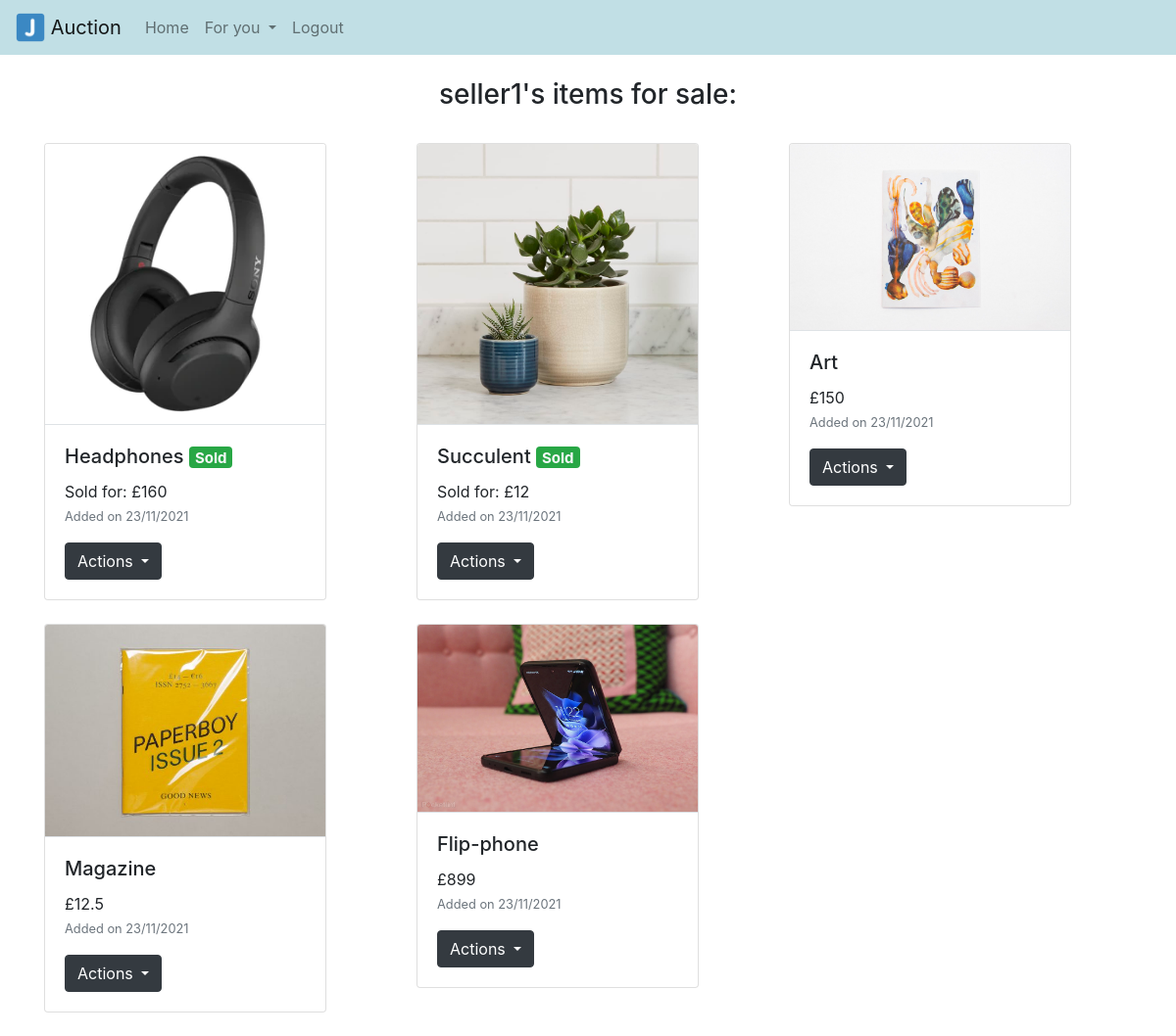
/myitems (signed in), run on an earlier commit of the app's database.
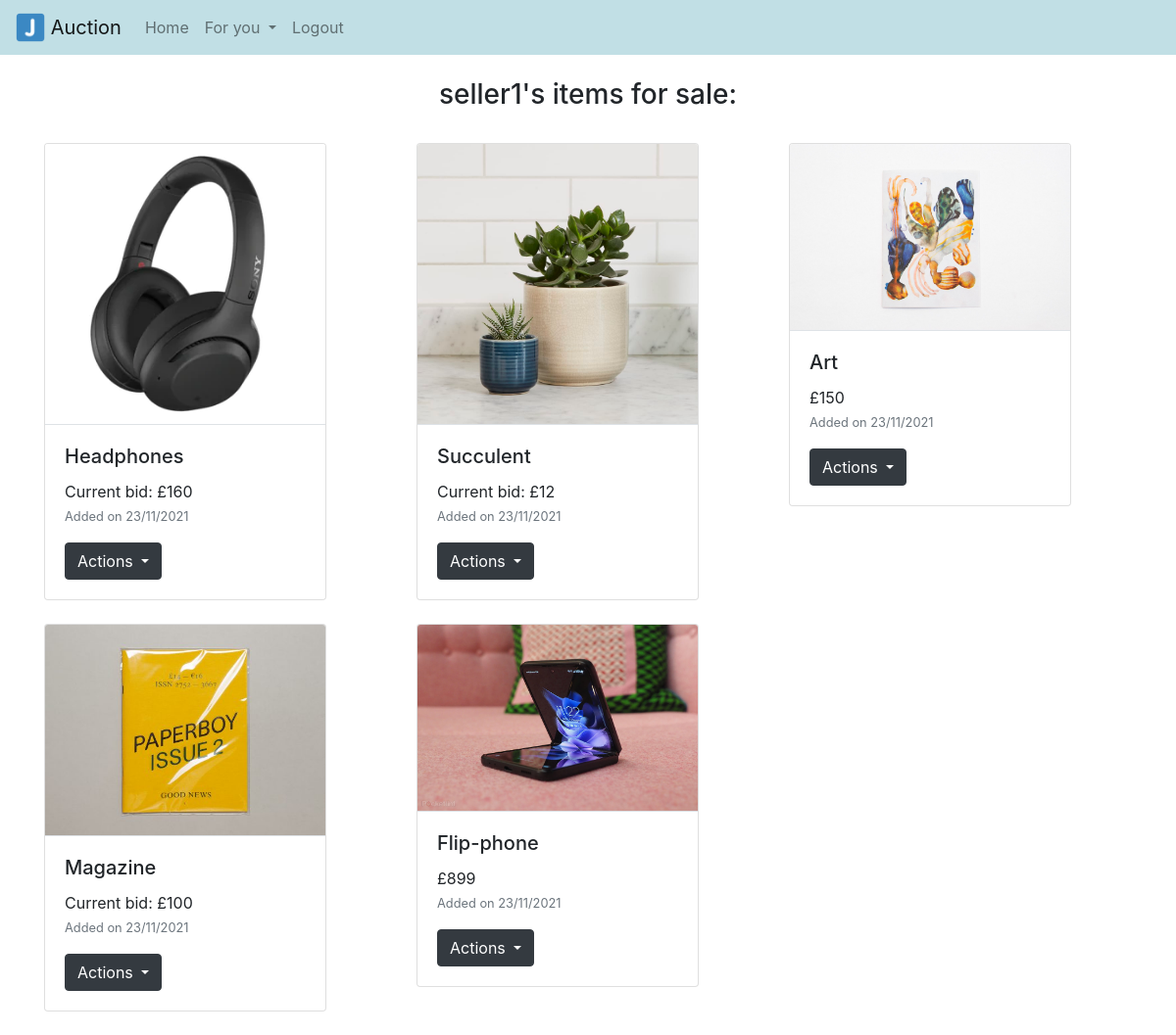
And on a later commit of the database.
### auction/database_models.py (models this page shows)
class User(db.Model, UserMixin): # creates each user in the database
    id = db.Column(db.Integer, primary_key=True) # primary key id number
    email = db.Column(db.String(150)) # max email length 150 characters
    phone = db.Column(db.Integer)
    password = db.Column(db.String(150))
    username = db.Column(db.String(150))
    items = db.relationship('Item') # a list of all the items a user owns

class Item(db.Model): # class that stores info about each item on the system
    item_id = db.Column(db.Integer, primary_key=True) # primary key id number
    item_name = db.Column(db.String(150))
    description = db.Column(db.String(500))
    price = db.Column(db.Integer)
    current_bid = db.Column(db.Integer, default=0)
    item_image = db.Column(db.Text())
    date = db.Column(db.DateTime, server_default=func.now()) # defaults the datetime to now
    auction_end = db.Column(db.DateTime)
    sold = db.Column(db.Boolean(), default=False)
    sold_to = db.Column(db.Integer, default=0)
    user_id = db.Column(db.Integer, db.ForeignKey('user.id')) # must pass a valid id of an existing user to this object, 1 to many

### auction/routes.py (the view)
@routes.route("/myitems", methods=['GET', 'POST'])
@login_required
def my_items(): # shows items the user has for put sale
    length = len(current_user.items) # how many items the user has for sale
    dt = datetime.now() # gets the current date and time
    if length > 0:
        return render_template("my_items.html", user=current_user, dt=dt) # shows the user their items
    else: # if the user has no items for sale
        return render_template("no_items.html", user=current_user) # tells the user they have nothing for sale

### auction/templates/my_items.html (shortened to what this page needs)
{% extends "base.html"%}
{% block body %}
<h3 align="center">{{user.username}}'s items for sale:</h3>
<br/>
<div class="row">
  {% for item in user.items %}
    <div class="col-12 col-md-6 col-lg-4 mb-4">
      <div class="card" style="width: 18rem;">
        <img class="card-img-top border-bottom" src="/static/images/{{item.item_id}}.jpg">
        <div class="card-body">
          {% if item.sold == True %}
            <h5 class="card-title">{{item.item_name}} <span class="badge bg-success text-light">Sold</span></h5>
            <main class="card-text">Sold for: £{{item.current_bid}}</main>
            <p><small class="card-text text-muted">Added on {{item.date.strftime("%d/%m/%Y")}}</small></p>
            <div class="dropdown">
              <a class="btn btn-dark dropdown-toggle" href="#" role="button" id="dropdownMenuLink" data-toggle="dropdown" aria-expanded="false">
                Actions
              </a>
            </div>
          {% else %}
            <h5 class="card-title">{{item.item_name}}</h5>
            {% if item.current_bid == 0 %}
              <main class="card-text">£{{item.price}}</main>
            {% else%}
              <main class="card-text">Current bid: £{{item.current_bid}}</main>
            {% endif %}
            <p><small class="card-text text-muted">Added on {{item.date.strftime("%d/%m/%Y")}}</small></p>
            <div class="dropdown">
              <a class="btn btn-dark dropdown-toggle" href="#" role="button" id="dropdownMenuLink" data-toggle="dropdown" aria-expanded="false">
                Actions
              </a>
            </div>
          {% endif %}
        </div>
      </div>
    </div>
  {% endfor %}
</div>
{% endblock %}

### auction/templates/base.html (shortened to what this page needs)
<!DOCTYPE html>
<html lang="en">
  <head>
    <link
      rel="stylesheet"
      href="https://stackpath.bootstrapcdn.com/bootstrap/4.4.1/css/bootstrap.min.css"
    />
    <link
      rel="stylesheet"
      href="https://stackpath.bootstrapcdn.com/font-awesome/4.7.0/css/font-awesome.min.css"
    />
  </head>
  <body>
    <nav class="navbar navbar-expand-lg navbar-light" style="background-color: #C1DFE5;">
      <a class="navbar-brand" href="/">
        <img src="/static/favicon.ico" width="30" height="30" class="d-inline-block align-top" alt="">
        Auction
      </a>
      <div class="collapse navbar-collapse" id="navbar">
        <div class="navbar-nav">
          {% if user.is_authenticated %}
          <a class="nav-item nav-link" id="home" href="/">Home</a>
          <li class="nav-item dropdown">
            <a class="nav-link dropdown-toggle" href="#" id="navbarDropdownMenuLink" data-toggle="dropdown" aria-haspopup="true" aria-expanded="false">
              For you
            </a>
          </li>
          <a class="nav-item nav-link" id="logout" href="/logout">Logout</a>
          {% else %}
          <a class="nav-item nav-link" id="login" href="/login">Login</a>
          <a class="nav-item nav-link" id="register" href="/register">Register</a>
          {% endif %}
        </div>
      </div>
    </nav>
    <br/>
    <div class="container">{% block body %} {% endblock %}</div>
  </body>
</html>

What changed in the data, as far as the page shows it:
changed Item "Headphones": sold "Sold Sold for: £" → "Current bid: £"
changed Item "Succulent": sold "Sold Sold for: £" → "Current bid: £"
changed Item "Magazine": current_bid (not shown) → "100"; price "12.5" → (not shown); current_bid "£" → "Current bid: £"
